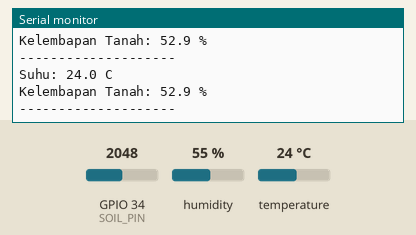
Simulated run of this sketch. Board: ESP32. Shown: the last lines printed to the serial monitor. Inputs (shaded band) come from the test bench; at power-on: temperature 24 °C, GPIO 34 (SOIL_PIN) = 2048, humidity 55 %.

Above: at 2.8 s.
2.9 s: temperature set to 12 °C
At 4.8 s:
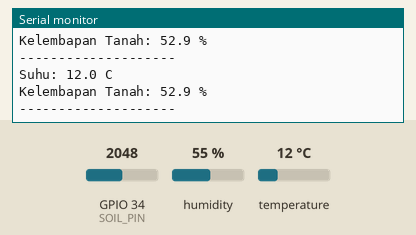
5.6 s: GPIO 34 (SOIL_PIN) set to 2866
At 6.5 s:
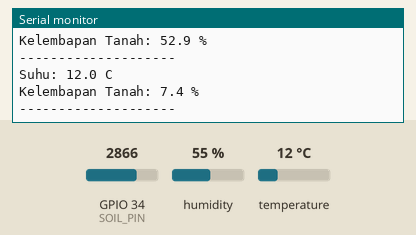
8.3 s: temperature set to 19 °C
At 10.8 s:
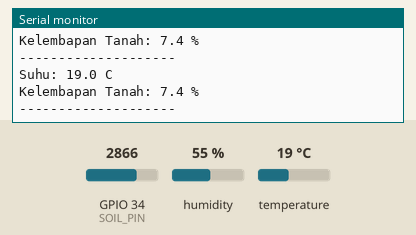
11.0 s: GPIO 34 (SOIL_PIN) set to 3603
At 12.9 s:
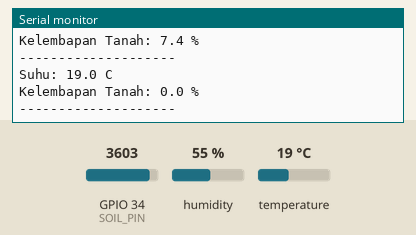
Timing chart, 0 to 14.4 s (numbered marks = the images above; inputs shaded):
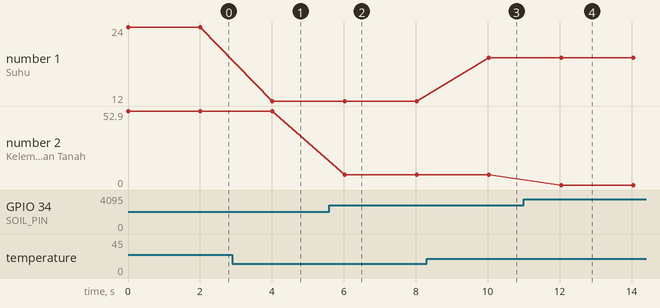

Measured:
- after the input at 2.9 s, the serial monitor: prints a new line after 1.1 s (image 1)
- after the input at 5.6 s, the serial monitor: prints a new line after 0.42 s (image 2)
- after the input at 8.3 s, the serial monitor: prints a new line after 1.7 s (image 3)
- after the input at 11.0 s, the serial monitor: prints a new line after 1.0 s (image 4)
- plotted number 1: 24 → 12 after the input at 2.9 s, 12 → 19 after the input at 8.3 s
- plotted number 2: 52.9 → 7.4 after the input at 5.6 s, 7.4 → 0 after the input at 11.0 s

The sketch:

percobaan1.ino
```cpp
#include <DHT.h>

#define SOIL_PIN 34

#define DHT_PIN 4
#define DHT_TYPE DHT22

DHT dht(DHT_PIN, DHT_TYPE);

const int SOIL_DRY_RAW = 3000;
const int SOIL_WET_RAW = 1200;

void setup()
{
  Serial.begin(115200);
  dht.begin();
}

void loop()
{
  float temperature = dht.readTemperature();

  int raw = analogRead(SOIL_PIN);

  float soilPercent =
    ((float)(SOIL_DRY_RAW - raw) /
     (SOIL_DRY_RAW - SOIL_WET_RAW)) * 100.0;

  soilPercent = constrain(soilPercent, 0, 100);

  Serial.print("Suhu: ");
  Serial.print(temperature, 1);
  Serial.println(" C");

  Serial.print("Kelembapan Tanah: ");
  Serial.print(soilPercent, 1);
  Serial.println(" %");

  Serial.println("--------------------");

  delay(2000);
}
```
